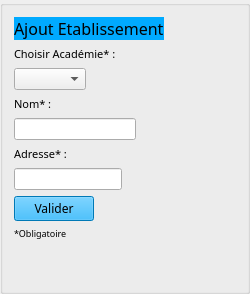
       <widget class="QGroupBox" name="gBAjoutEtab">
        <property name="title">
         <string/>
        </property>
        <layout class="QVBoxLayout" name="verticalLayout_42">
         <item>
          <layout class="QVBoxLayout" name="verticalLayout_13">
           <item>
            <widget class="QLabel" name="label_31">
             <property name="sizePolicy">
              <sizepolicy hsizetype="Fixed" vsizetype="Preferred">
               <horstretch>0</horstretch>
               <verstretch>0</verstretch>
              </sizepolicy>
             </property>
             <property name="font">
              <font>
               <family>Showcard Gothic</family>
               <pointsize>12</pointsize>
              </font>
             </property>
             <property name="styleSheet">
              <string notr="true">background-color: rgb(0, 170, 255);</string>
             </property>
             <property name="text">
              <string>Ajout Etablissement</string>
             </property>
            </widget>
           </item>
           <item>
            <widget class="QLabel" name="label_7">
             <property name="font">
              <font>
               <family>Kristen ITC</family>
               <pointsize>8</pointsize>
               <weight>50</weight>
               <bold>false</bold>
               <kerning>true</kerning>
              </font>
             </property>
             <property name="text">
              <string>Choisir Académie* :</string>
             </property>
            </widget>
           </item>
           <item>
            <layout class="QHBoxLayout" name="horizontalLayout_21">
             <item>
              <widget class="QComboBox" name="cBListAcad"/>
             </item>
             <item>
              <spacer name="horizontalSpacer_13">
               <property name="orientation">
                <enum>Qt::Horizontal</enum>
               </property>
               <property name="sizeType">
                <enum>QSizePolicy::Fixed</enum>
               </property>
               <property name="sizeHint" stdset="0">
                <size>
                 <width>150</width>
                 <height>20</height>
                </size>
               </property>
              </spacer>
             </item>
            </layout>
           </item>
           <item>
            <layout class="QVBoxLayout" name="verticalLayout_22">
             <item>
              <widget class="QLabel" name="label_3">
               <property name="font">
                <font>
                 <family>Kristen ITC</family>
                 <pointsize>8</pointsize>
                 <weight>50</weight>
                 <bold>false</bold>
                </font>
               </property>
               <property name="text">
                <string>Nom* :</string>
               </property>
              </widget>
             </item>
             <item>
              <layout class="QHBoxLayout" name="horizontalLayout_18">
               <item>
                <widget class="QLineEdit" name="lENomEtab">
                 <property name="sizePolicy">
                  <sizepolicy hsizetype="Minimum" vsizetype="Fixed">
                   <horstretch>0</horstretch>
                   <verstretch>0</verstretch>
                  </sizepolicy>
                 </property>
                </widget>
               </item>
               <item>
                <spacer name="horizontalSpacer_12">
                 <property name="orientation">
                  <enum>Qt::Horizontal</enum>
                 </property>
                 <property name="sizeType">
                  <enum>QSizePolicy::Fixed</enum>
                 </property>
                 <property name="sizeHint" stdset="0">
                  <size>
                   <width>100</width>
                   <height>20</height>
                  </size>
                 </property>
                </spacer>
               </item>
              </layout>
             </item>
            </layout>
           </item>
           <item>
            <layout class="QVBoxLayout" name="verticalLayout_29">
             <item>
              <widget class="QLabel" name="label_22">
               <property name="font">
                <font>
                 <family>Kristen ITC</family>
                 <pointsize>8</pointsize>
                 <weight>50</weight>
                 <bold>false</bold>
                </font>
               </property>
               <property name="text">
                <string>Adresse* :</string>
               </property>
              </widget>
             </item>
             <item>
              <layout class="QHBoxLayout" name="horizontalLayout_19">
               <item>
                <widget class="QLineEdit" name="lEEtabAdress">
                 <property name="sizePolicy">
                  <sizepolicy hsizetype="Minimum" vsizetype="Fixed">
                   <horstretch>0</horstretch>
                   <verstretch>0</verstretch>
                  </sizepolicy>
                 </property>
                </widget>
               </item>
               <item>
                <spacer name="horizontalSpacer_26">
                 <property name="orientation">
                  <enum>Qt::Horizontal</enum>
                 </property>
                 <property name="sizeHint" stdset="0">
                  <size>
                   <width>40</width>
                   <height>20</height>
                  </size>
                 </property>
                </spacer>
               </item>
              </layout>
             </item>
            </layout>
           </item>
           <item>
            <layout class="QHBoxLayout" name="horizontalLayout_28">
             <item>
              <widget class="QPushButton" name="pBValNewEtab">
               <property name="font">
                <font>
                 <family>Showcard Gothic</family>
                 <kerning>true</kerning>
                </font>
               </property>
               <property name="cursor">
                <cursorShape>PointingHandCursor</cursorShape>
               </property>
               <property name="styleSheet">
                <string notr="true">background-color: rgb(0, 170, 255);</string>
               </property>
               <property name="text">
                <string>Valider</string>
               </property>
              </widget>
             </item>
             <item>
              <spacer name="horizontalSpacer_18">
               <property name="orientation">
                <enum>Qt::Horizontal</enum>
               </property>
               <property name="sizeHint" stdset="0">
                <size>
                 <width>40</width>
                 <height>20</height>
                </size>
               </property>
              </spacer>
             </item>
            </layout>
           </item>
           <item>
            <widget class="QLabel" name="label_40">
             <property name="font">
              <font>
               <family>Kristen ITC</family>
               <pointsize>7</pointsize>
              </font>
             </property>
             <property name="text">
              <string>*Obligatoire</string>
             </property>
            </widget>
           </item>
          </layout>
         </item>
         <item>
          <spacer name="verticalSpacer_9">
           <property name="orientation">
            <enum>Qt::Vertical</enum>
           </property>
           <property name="sizeHint" stdset="0">
            <size>
             <width>20</width>
             <height>40</height>
            </size>
           </property>
          </spacer>
         </item>
        </layout>
       </widget>
